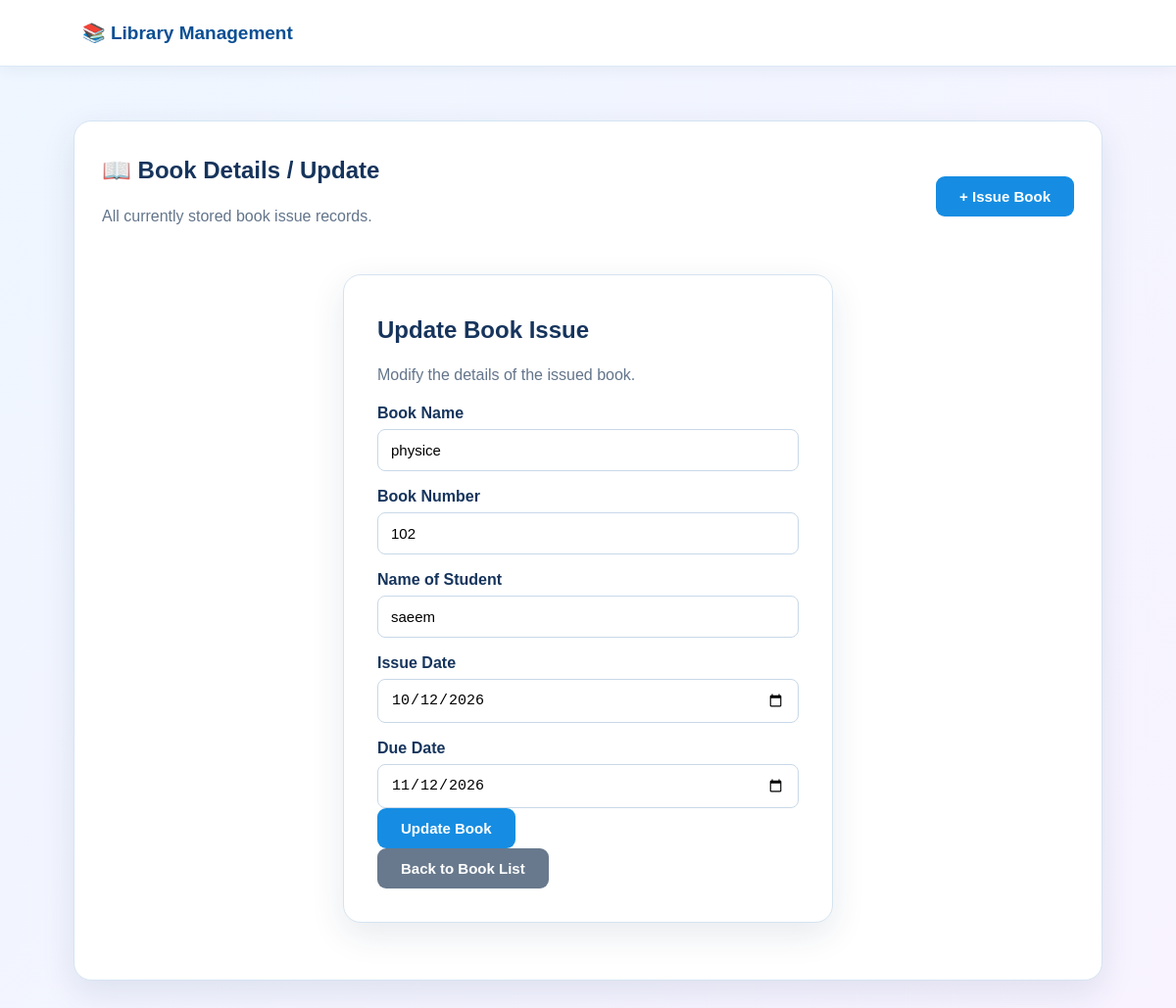
Screenshot of /update-book/3/ with the database file from the repository.
### library/models.py (models this page shows, shortened)
class BookIssue(models.Model):
    book_id = models.CharField(max_length=50)
    book_name = models.CharField(max_length=150)
    book_number = models.CharField(max_length=50)
    student_name = models.CharField(max_length=150)
    issue_date = models.DateField()
    due_date = models.DateField()

### library/views.py (the view)
# urls.py: path("update-book/<int:book_id>/", views.update_book, name="update_book"),
def update_book(request, book_id):
    book = get_object_or_404(BookIssue, id=book_id)
    form = BookIssueForm(request.POST or None, instance=book)
    if request.method == "POST" and form.is_valid():
        form.save()
        messages.success(request, "Book updated successfully.")
        return redirect("view_books")
    return render(request, "update_book.html", {"form": form, "book": book})

### library/forms.py
class BookIssueForm(forms.ModelForm):
    class Meta:
        model = BookIssue
        fields = [
            "book_id", "book_name", "book_number",
            "student_name", "issue_date", "due_date"
        ]
        widgets = {
            "issue_date": forms.DateInput(attrs={"type": "date"}),
            "due_date": forms.DateInput(attrs={"type": "date"}),
        }

### templates/update_book.html (shortened to what this page needs)
{% extends "base.html" %}
{% block content %}
<div class="table-card">
    <div class="table-head">
        <div>
            <h2>📖 Book Details / Update</h2>
            <p class="muted">All currently stored book issue records.</p>
        </div>
        <a class="btn blue" href="{% url 'issue_book' %}">+ Issue Book</a>
    </div>
<div class="form-card">
  <h2>Update Book Issue</h2>
  <p class="muted">Modify the details of the issued book.</p>
  <form method="post">
    <label>Book Name</label>
    {{ form.book_name }} {{ form.book_name.errors }}
    <label>Book Number</label>
    {{ form.book_number }} {{ form.book_number.errors }}
    <label>Name of Student</label>
    {{ form.student_name }} {{ form.student_name.errors }}
    <label>Issue Date</label>
    {{ form.issue_date }} {{ form.issue_date.errors }}
    <label>Due Date</label>
    {{ form.due_date }} {{ form.due_date.errors }}
    <button class="btn blue " type="submit">Update Book</button>
  </form>
  <a class="btn gray" href="{% url 'view_books' %}">Back to Book List</a>
</div>
{% endblock %}

### static/css/style.css (style rules this page uses)
* { box-sizing: border-box; }
body { margin: 0; font-family: Arial, Helvetica, sans-serif; background: linear-gradient(135deg, #eef6ff, #f8f3ff); color: #16345c; min-height: 100vh; }
.hero-card, .form-card, .dashboard-card, .success-card, .table-card { background: white; border: 1px solid #d5e4f2; border-radius: 18px; box-shadow: 0 12px 35px rgba(22, 52, 92, .10); }
h1, h2 { margin-top: 8px; }
.hero-card p, .muted { color: #63758b; line-height: 1.6; }
.btn { display: inline-block; border: 0; border-radius: 9px; padding: 12px 24px; color: white; text-decoration: none; font-weight: 700; cursor: pointer; font-size: 15px; }
.blue { background: #168de2; }
.gray { background: #68798d; }
.form-card { width: min(500px, 100%); margin: 30px auto; padding: 34px; }
form label { display: block; margin: 17px 0 7px; font-weight: 700; }
form input { width: 100%; padding: 12px 13px; border: 1px solid #c8d8e8; border-radius: 8px; outline: none; font-size: 15px; }
.table-card { padding: 28px; }
.table-head { display: flex; align-items: center; justify-content: space-between; gap: 20px; margin-bottom: 20px; }

### rows the page displays
BookIssue: book_name "physice", book_number "102", student_name "saeem", issue_date "10/12/2026", due_date "11/12/2026"
